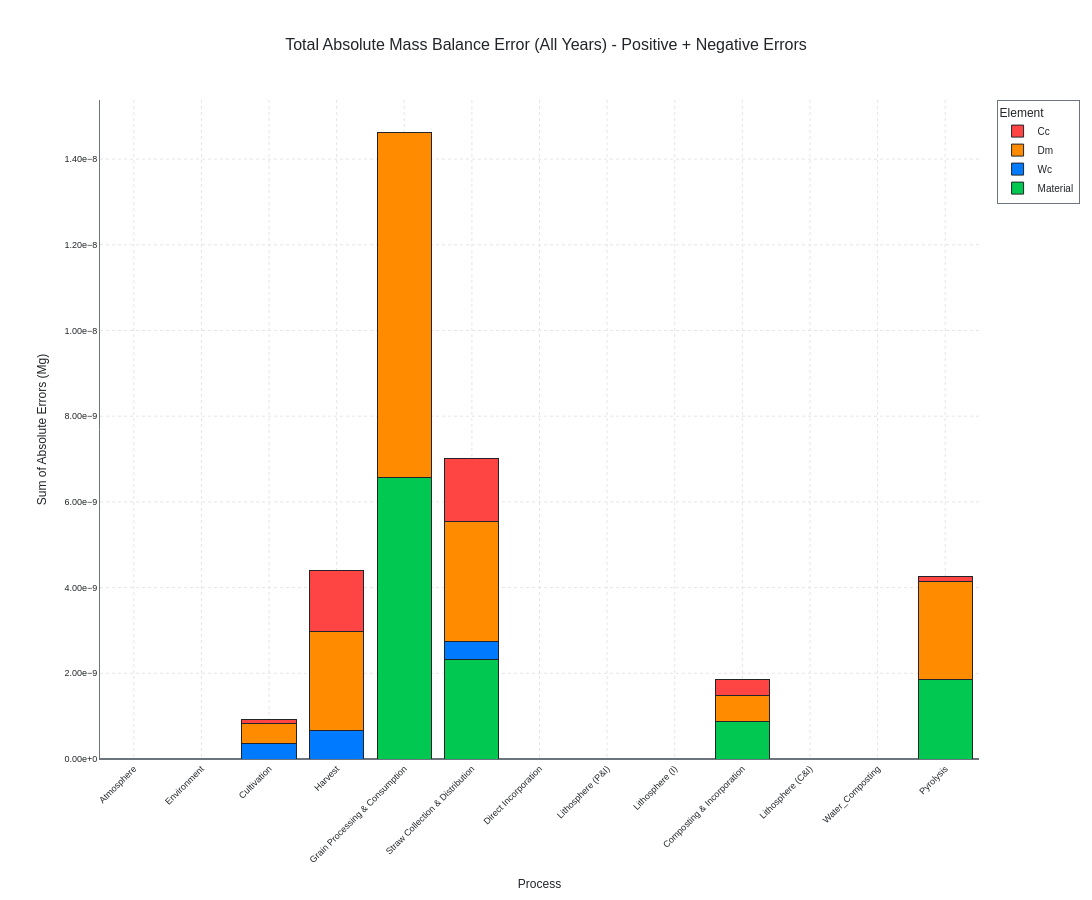

Write notebook code for a chart like this one.
### Markdown cell above
## 2.2 Mass Balance Validation

### Code cell
print("\n" + "="*60)
print("⚖️ MASS BALANCE VERIFICATION (BASELINE)")
print("="*60)
plotting.plot_total_mass_balance_error(mfa_results_baseline)
plotting.plot_optimized_mass_balance_error(mfa_results_baseline)

### Figure 1 — Plotly figure (JSON) as saved in the notebook; plotly's stock layout.template omitted (floating-point values rounded to 4 significant figures)
{"data": [{"hovertemplate": "<b>%{x}</b><br>Material: %{y:.2e} Mg<extra></extra>", "marker": {"color": "#00C851", "line": {"color": "#212529", "width": 1}}, "name": "Material", "type": "bar", "x": ["Atmosphere", "Environment", "Cultivation", "Harvest", "Grain Processing & Consumption", "Straw Collection & Distribution", "Direct Incorporation", "Lithosphere (P&I)", "Lithosphere (I)", "Composting & Incorporation", "Lithosphere (C&I)", "Water_Composting", "Pyrolysis"], "y": [0, 0, 0, 0, 6.577e-09, 2.328e-09, 0, 0, 0, 8.731e-10, 0, 0, 1.863e-09]}, {"hovertemplate": "<b>%{x}</b><br>Wc: %{y:.2e} Mg<extra></extra>", "marker": {"color": "#007BFF", "line": {"color": "#212529", "width": 1}}, "name": "Wc", "type": "bar", "x": ["Atmosphere", "Environment", "Cultivation", "Harvest", "Grain Processing & Consumption", "Straw Collection & Distribution", "Direct Incorporation", "Lithosphere (P&I)", "Lithosphere (I)", "Composting & Incorporation", "Lithosphere (C&I)", "Water_Composting", "Pyrolysis"], "y": [0, 0, 3.638e-10, 6.548e-10, 0, 4.22e-10, 0, 0, 0, 0, 0, 0, 0]}, {"hovertemplate": "<b>%{x}</b><br>Dm: %{y:.2e} Mg<extra></extra>", "marker": {"color": "#FF8C00", "line": {"color": "#212529", "width": 1}}, "name": "Dm", "type": "bar", "x": ["Atmosphere", "Environment", "Cultivation", "Harvest", "Grain Processing & Consumption", "Straw Collection & Distribution", "Direct Incorporation", "Lithosphere (P&I)", "Lithosphere (I)", "Composting & Incorporation", "Lithosphere (C&I)", "Water_Composting", "Pyrolysis"], "y": [0, 0, 4.657e-10, 2.328e-09, 8.033e-09, 2.794e-09, 0, 0, 0, 6.112e-10, 0, 0, 2.285e-09]}, {"hovertemplate": "<b>%{x}</b><br>Cc: %{y:.2e} Mg<extra></extra>", "marker": {"color": "#FF4444", "line": {"color": "#212529", "width": 1}}, "name": "Cc", "type": "bar", "x": ["Atmosphere", "Environment", "Cultivation", "Harvest", "Grain Processing & Consumption", "Straw Collection & Distribution", "Direct Incorporation", "Lithosphere (P&I)", "Lithosphere (I)", "Composting & Incorporation", "Lithosphere (C&I)", "Water_Composting", "Pyrolysis"], "y": [0, 0, 8.731e-11, 1.426e-09, 0, 1.47e-09, 0, 0, 0, 3.783e-10, 0, 0, 1.091e-10]}], "layout": {"barmode": "stack", "font": {"color": "#212529", "family": "Arial, sans-serif", "size": 10}, "height": 900, "legend": {"bgcolor": "rgba(255,255,255,0.8)", "bordercolor": "#6C757D", "borderwidth": 1, "font": {"color": "#212529", "family": "Arial, sans-serif", "size": 10}, "title": {"text": "Element"}}, "margin": {"b": 100, "l": 100, "r": 50, "t": 100}, "paper_bgcolor": "#FFFFFF", "plot_bgcolor": "#FFFFFF", "title": {"font": {"color": "#212529", "family": "Arial, sans-serif", "size": 16}, "text": "Total Absolute Mass Balance Error (All Years) - Positive + Negative Errors", "x": 0.5, "xanchor": "center"}, "width": 1200, "xaxis": {"gridcolor": "#E5E5E5", "griddash": "dot", "gridwidth": 1, "linecolor": "#6C757D", "linewidth": 1, "tickangle": -45, "tickfont": {"color": "#212529", "family": "Arial, sans-serif", "size": 9}, "title": {"font": {"color": "#212529", "family": "Arial, sans-serif", "size": 12}, "text": "Process"}, "zeroline": true, "zerolinecolor": "#6C757D"}, "yaxis": {"gridcolor": "#E5E5E5", "griddash": "dot", "gridwidth": 1, "linecolor": "#6C757D", "linewidth": 1, "rangemode": "tozero", "tickfont": {"color": "#212529", "family": "Arial, sans-serif", "size": 9}, "tickformat": ".2e", "title": {"font": {"color": "#212529", "family": "Arial, sans-serif", "size": 12}, "text": "Sum of Absolute Errors (Mg)"}, "zeroline": true, "zerolinecolor": "#6C757D"}}}
